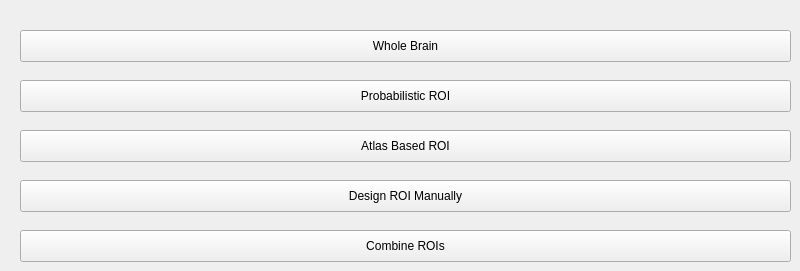
   <widget class="QWidget" name="tab_2">
    <attribute name="title">
     <string>ROI Designer</string>
    </attribute>
    <widget class="QPushButton" name="btnROIWholeBrain">
     <property name="geometry">
      <rect>
       <x>20</x>
       <y>30</y>
       <width>771</width>
       <height>32</height>
      </rect>
     </property>
     <property name="text">
      <string>Whole Brain</string>
     </property>
    </widget>
    <widget class="QPushButton" name="btnROIProbabilistic">
     <property name="geometry">
      <rect>
       <x>20</x>
       <y>80</y>
       <width>771</width>
       <height>32</height>
      </rect>
     </property>
     <property name="text">
      <string>Probabilistic ROI</string>
     </property>
    </widget>
    <widget class="QPushButton" name="btnROIAtlas">
     <property name="geometry">
      <rect>
       <x>20</x>
       <y>130</y>
       <width>771</width>
       <height>32</height>
      </rect>
     </property>
     <property name="text">
      <string>Atlas Based ROI</string>
     </property>
    </widget>
    <widget class="QPushButton" name="btnROIManuallyDesign">
     <property name="geometry">
      <rect>
       <x>20</x>
       <y>180</y>
       <width>771</width>
       <height>32</height>
      </rect>
     </property>
     <property name="text">
      <string>Design ROI Manually</string>
     </property>
    </widget>
    <widget class="QPushButton" name="btnROICombine">
     <property name="geometry">
      <rect>
       <x>20</x>
       <y>230</y>
       <width>771</width>
       <height>32</height>
      </rect>
     </property>
     <property name="text">
      <string>Combine ROIs</string>
     </property>
    </widget>
   </widget>
